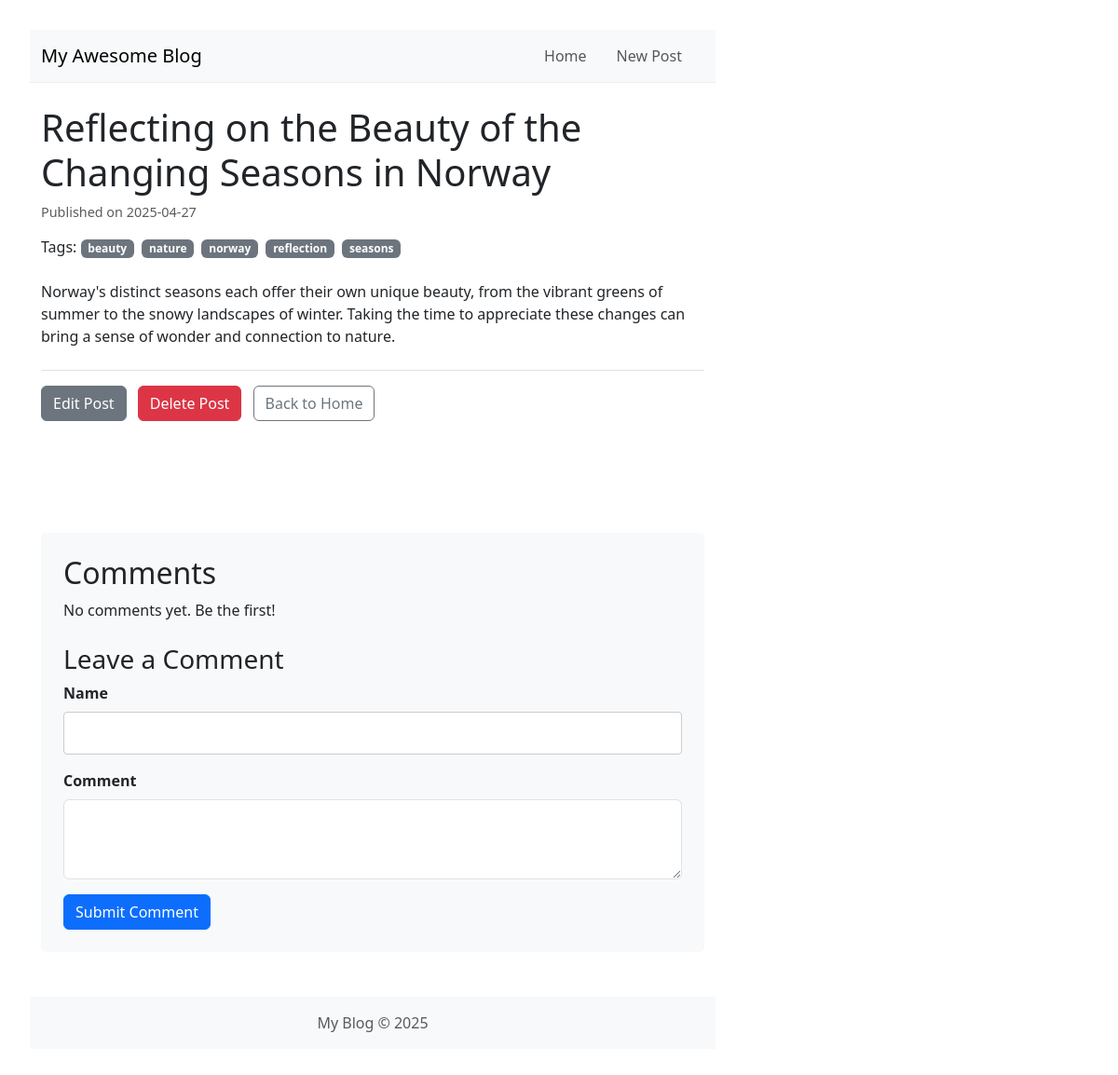
The page /post/25 on the database as committed earlier.
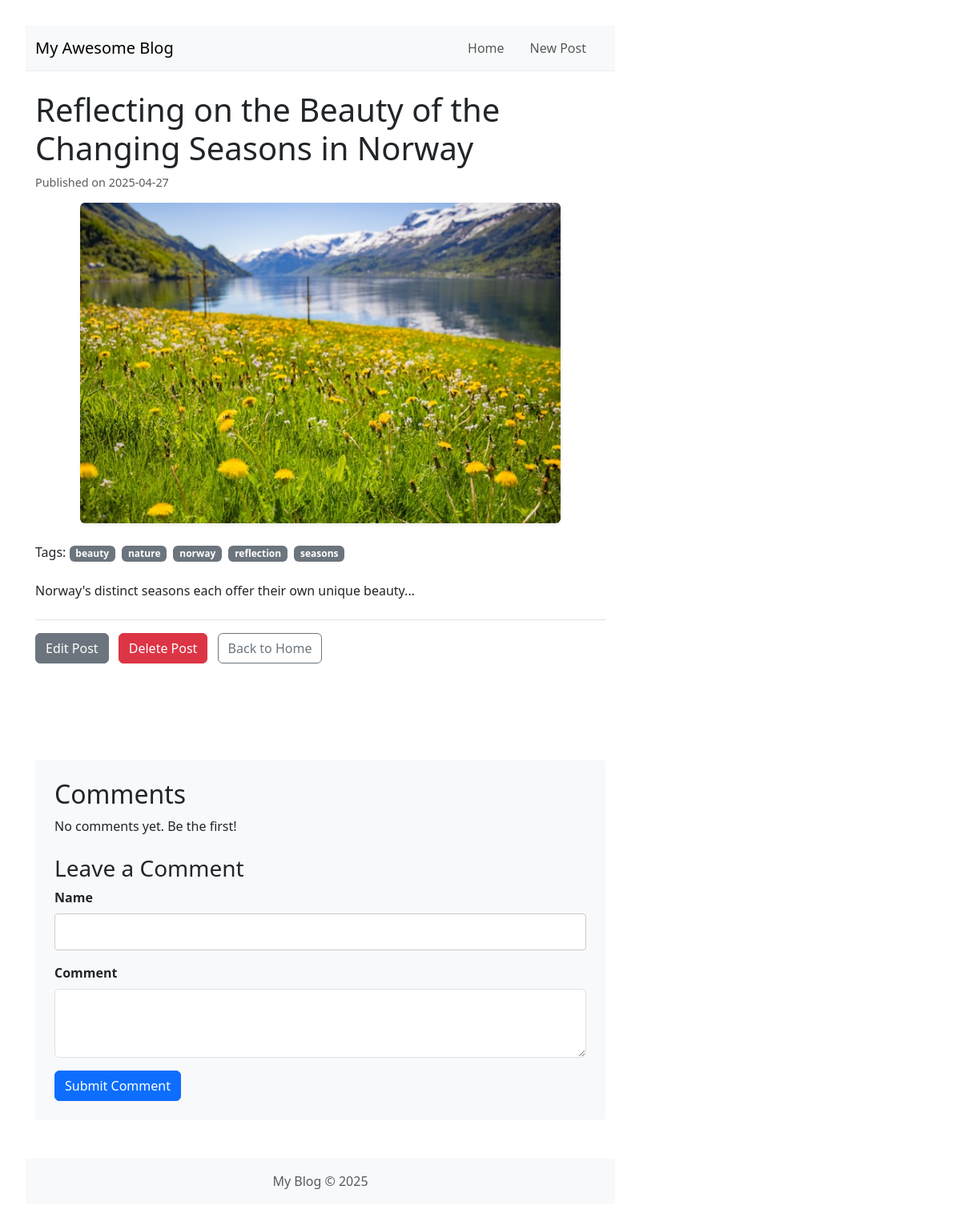
The same page on the database as committed later.
### tables this page shows
CREATE TABLE posts (
    id INTEGER PRIMARY KEY AUTOINCREMENT, -- Unique identifier for each post
    title TEXT NOT NULL,                  -- Title of the blog post
    content TEXT NOT NULL,                -- Main body/content of the post
    published_date TIMESTAMP NOT NULL DEFAULT CURRENT_TIMESTAMP, -- When the post was created/published
    image_filename TEXt NULL               -- images 
);

CREATE TABLE tags (
    id INTEGER PRIMARY KEY AUTOINCREMENT, -- Unique identifier for each tag
    name TEXT NOT NULL UNIQUE             -- Name of the tag (must be unique)
);

### app.py (the view, shortened to what this page needs)
@app.route('/post/<int:post_id>', methods=('GET', 'POST'))
def post(post_id):
    post_data = db.get_post_by_id(post_id)
    if post_data is None:
        abort(404)
    tags_data = db.get_tags_for_post(post_id)
    comments_data = db.get_comments_for_post(post_id)
    return render_template('post.html',
                           post=post_data,
                           tags=tags_data,
                           comments=comments_data)

### app.py (called while the page is built)
@app.context_processor
def inject_now():
    return {'now': datetime.datetime.now(timezone.utc)}

### db.py (called while the page is built)
def get_db():
    if 'db' not in g:
        db_path = current_app.config.get('DATABASE', DEFAULT_DATABASE_PATH)
        try:
            g.db = sqlite3.connect(
                db_path,
                detect_types=sqlite3.PARSE_DECLTYPES | sqlite3.PARSE_COLNAMES
            )
            g.db.row_factory = sqlite3.Row # Keep using Row factory
        except sqlite3.Error as e:
            current_app.logger.error(f"Database connection failed for {db_path}: {e}")
            raise e # Or handle more gracefully
    return g.db

def get_post_by_id(post_id):
    conn = get_db()
    try:
        post = conn.execute(
            "SELECT id, title, content, published_date, image_filename FROM posts WHERE id = ?", (post_id,)
        ).fetchone()
        return post # Returns None if not found, which is expected
    except sqlite3.Error as e:
        current_app.logger.error(f"DB error in get_post_by_id for post {post_id}: {e}")
        return None

def get_tags_for_post(post_id):
    conn = get_db()
    try:
        tags = conn.execute("""
            SELECT t.id, t.name
            FROM tags t
            JOIN post_tags pt ON t.id = pt.tag_id
            WHERE pt.post_id = ?
            ORDER BY t.name
        """, (post_id,)).fetchall()
        return tags
    except sqlite3.Error as e:
        current_app.logger.error(f"DB error in get_tags_for_post for post {post_id}: {e}")
        return []

def get_comments_for_post(post_id):
    conn = get_db()
    try:
        comments = conn.execute("""
            SELECT id, author, content, published_date
            FROM comments
            WHERE post_id = ?
            ORDER BY published_date ASC
        """, (post_id,)).fetchall()
        return comments
    except sqlite3.Error as e:
        current_app.logger.error(f"DB error in get_comments_for_post for post {post_id}: {e}")
        return []

### templates/post.html
{% extends 'base.html' %} {% block title %}{{ post.title }}{% endblock %} {%
block content %}
<article class="post-full mb-5">
  <h1>{{ post.title }}</h1>
  <p class="post-meta text-muted">
    Published on {{ post.published_date.strftime('%Y-%m-%d') }}
  </p>
  {% if post.image_filename %}
  <div class="post-image-full mb-4 text-center">
    <img
      src="{{ url_for('static', filename=post.image_filename) }}"
      alt="{{ post.title }}"
      class="img-fluid rounded shadow-sm"
      style="max-height: 400px"
    />
  </div>
  {% endif %}
  {% if tags %}
  <p class="post-tags mb-3">
    Tags: {% for tag in tags %}
    <a
      href="{{ url_for('posts_by_tag', tag_name=tag.name) }}"
      class="badge bg-secondary text-decoration-none me-1"
      >{{ tag.name }}</a
    >
    {% endfor %}
  </p>
  {% endif %}
  <div class="post-content mt-4 mb-4">
      {{ post.content
    | safe }}
  </div>
  <div class="post-actions mt-4 mb-5 border-top pt-3">
    <a
      href="{{ url_for('edit_post', post_id=post.id) }}"
      class="btn btn-secondary me-2"
      >Edit Post</a
    >
    <form
      action="{{ url_for('delete_post_route', post_id=post.id) }}"
      method="post"
      style="display: inline"
      onsubmit="return confirm('Are you sure you want to delete this post?');"
    >
      <button type="submit" class="btn btn-danger">Delete Post</button>
    </form>
    <a href="{{ url_for('index') }}" class="btn btn-outline-secondary ms-2"
      >Back to Home</a
    >
  </div>
</article>
<section class="comments mt-5">
  <h2>Comments</h2>
  {% if comments %} {% for comment in comments %}
  <div class="comment mb-3 p-3 border rounded bg-light shadow-sm">
    <p class="mb-1">
      <strong>{{ comment.author }}</strong>
      <span class="text-muted small ms-2"
        >{{ comment.published_date.strftime('%Y-%m-%d %H:%M') }}</span
      >
    </p>
    <p class="mb-0">{{ comment.content }}</p>
  </div>
  {% endfor %} {% else %}
  <p>No comments yet. Be the first!</p>
  {% endif %}
  <h3 class="mt-4">Leave a Comment</h3>
  <form method="post">
    <div class="mb-3">
      <label for="author" class="form-label">Name</label>
      <input
        type="text"
        class="form-control"
        id="author"
        name="author"
        required
      />
    </div>
    <div class="mb-3">
      <label for="content" class="form-label">Comment</label>
      <textarea
        class="form-control"
        id="content"
        name="content"
        rows="3"
        required
      ></textarea>
    </div>
    <button type="submit" class="btn btn-primary">Submit Comment</button>
  </form>
</section>
{% endblock %}

### templates/base.html (shortened to what this page needs)
<!DOCTYPE html>
<html lang="en">
  <head>
    <link
      rel="stylesheet"
      href="{{ url_for('static', filename='style.css') }}"
    />
    <link
      href="https://cdn.jsdelivr.net/npm/bootstrap@5.3.2/dist/css/bootstrap.min.css"
      rel="stylesheet"
    />
  </head>
  <body>
    <nav class="navbar navbar-expand-lg navbar-light bg-light mb-4">
      <div class="container">
        <a class="navbar-brand" href="{{ url_for('index') }}"
          >My Awesome Blog</a
        >
        <div class="collapse navbar-collapse" id="navbarNav">
          <ul class="navbar-nav ms-auto">
            <li class="nav-item">
              <a class="nav-link" href="{{ url_for('index') }}">Home</a>
            </li>
            <li class="nav-item">
              <a class="nav-link" href="{{ url_for('create_post') }}"
                >New Post</a
              >
            </li>
          </ul>
        </div>
      </div>
    </nav>
    <main class="container">
      {% block content %}{% endblock %}
    </main>
    <footer class="mt-5 py-3 bg-light text-center">
      <div class="container">
        <span class="text-muted">My Blog &copy; {{ now.year }}</span>
      </div>
    </footer>
  </body>
</html>

### static/style.css (style rules this page uses)
body { font-family: -apple-system, BlinkMacSystemFont, "Segoe UI", Roboto, "Helvetica Neue", Arial, sans-serif; line-height: 1.6; margin: 0 auto; max-width: 800px; padding: 2em; color: #333; background-color: #fdfdfd; }
nav { margin-bottom: 2em; padding-bottom: 1em; border-bottom: 1px solid #eee; }
nav a { text-decoration: none; color: #007bff; margin-right: 1em; }
h1, h2 { color: #2a2a2a; margin-bottom: 0.5em; }
h1 { font-size: 2.5em; }
h2 { font-size: 1.8em; }
h3 { font-size: 1.4em; margin-top: 1.5em; }
article { border-bottom: 1px solid #eee; padding-bottom: 1.5em; margin-bottom: 1.5em; }
article:last-of-type { border-bottom: none; }
.post-meta { color: #666; font-size: 0.9em; margin-bottom: 1em; }
.post-content { margin-top: 1em; }
.comments { margin-top: 2em; background-color: #f8f9fa; padding: 1.5em; border-radius: 5px; }
form div { margin-bottom: 1em; }
form label { display: block; margin-bottom: 0.3em; font-weight: bold; }
form input[type="text"], form textarea { width: 100%; padding: 10px; border: 1px solid #ccc; border-radius: 4px; box-sizing: border-box; }
form textarea { min-height: 100px; resize: vertical; }
form button { padding: 10px 15px; background-color: #28a745; color: white; border: none; border-radius: 4px; cursor: pointer; font-size: 1em; }

Rows that differ between the two databases and show on the page:
changed posts "Reflecting on the Beauty of the Changing Seasons in Norway": image_filename: picture added; content "…offer their own unique beauty, from the vibrant greens of summer to the snowy landscapes of winter. Taking the time to appreciate these changes can bring a sense of wonder and connection to nature." → "Norway's distinct seasons each offer their own unique beauty..."
